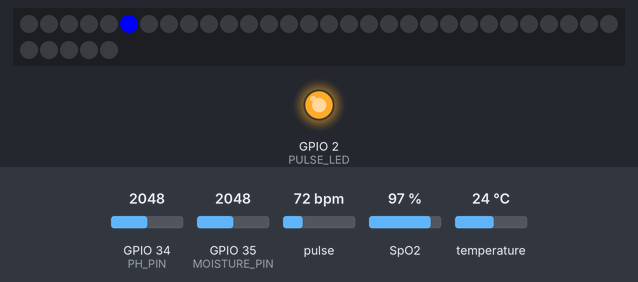
A sketch run on a simulated ESP32. On the bench: 35 RGB LEDs in strip order, left to right, continuing on the next row, output pins drawn as LEDs (lit = HIGH). The test bench sets the inputs (shaded band); at power-on: GPIO 34 (PH_PIN) = 2048, SpO2 97 %, pulse 72 bpm, GPIO 35 (MOISTURE_PIN) = 2048, temperature 24 °C. WiFi joins after 1.5 s; servers stay silent unless stated; uploads are accepted with an empty reply; what the sketch prints to the serial monitor is not drawn.

Above: at 2.76 s.
2.8 s: GPIO 34 (PH_PIN) set to 3972
7.1 s: SpO2 set to 80 %
At 8.8 s:
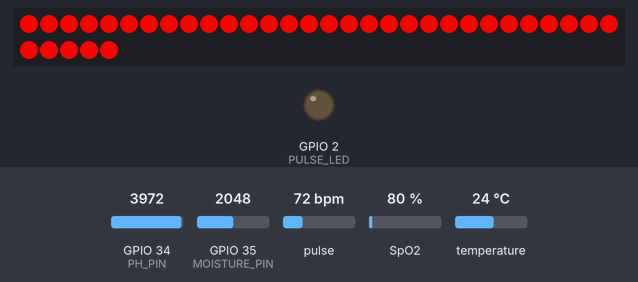
13.3 s: pulse set to 42 bpm
At 23.0 s:
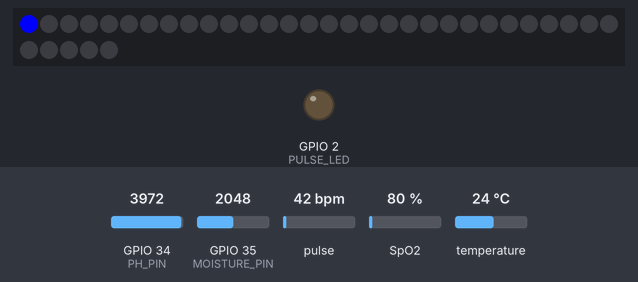
Timing chart, 0 to 23.6 s (numbered marks = the images above; inputs shaded):
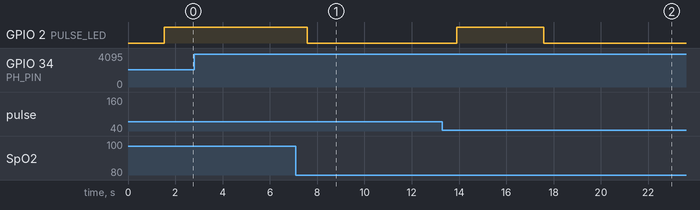

The sketch:

blood.ino
```cpp
#include <OneWire.h>
#include <DallasTemperature.h>
#include <MAX30100_PulseOximeter.h>
#include <Adafruit_NeoPixel.h>
#include <Wire.h>
#include <WiFi.h>
#include <HTTPClient.h>

// --------- WIFI CONFIG ----------
const char* ssid = "OPPO A77s";
const char* password = "123456798";
const char* serverURL ="http://10.88.164.147/blood/dashboard.php";

// --------- PIN CONFIG ----------
#define PH_PIN 34          // pH Sensor (SEN0161)
#define MOISTURE_PIN 35    // Moisture Sensor (SEN0193)
#define DS18B20_PIN 4      // DS18B20 Temperature Sensor
#define SDA_PIN 21         // MAX30100 I2C SDA
#define SCL_PIN 22         // MAX30100 I2C SCL
#define WS2812_PIN 15      // WS2812B LED Ring
#define NUM_LEDS 35        // Number of LEDs in the ring
#define PULSE_LED 2        // Built-in LED for pulse indication

// --------- DS18B20 SETUP ----------
OneWire oneWire(DS18B20_PIN);
DallasTemperature sensors(&oneWire);

// --------- MAX30100 SETUP ----------
PulseOximeter pox;
bool max30100Found = false;

// --------- WS2812B SETUP ----------
Adafruit_NeoPixel strip(NUM_LEDS, WS2812_PIN, NEO_GRB + NEO_KHZ800);

// --------- PH CALIBRATION ----------
float m_cal = -3.0;  // slope
float b_cal = 21.0;  // intercept
const float Vref = 3.3;

// --------- MOISTURE CALIBRATION ----------
int moistureAir = 4000;  // raw ADC in air
int moistureWet = 1500;  // raw ADC in wet sponge

// --------- SENSOR STATUS FLAGS ----------
bool phReady = false;
bool tempReady = false;
bool moistureReady = false;
bool spo2Ready = false;
bool pulseReady = false;
bool dataSent = false;

// --------- TIMING VARIABLES ----------
unsigned long lastSensorUpdate = 0;
const unsigned long SENSOR_UPDATE_INTERVAL = 10; // 10ms for MAX30100
unsigned long lastAnimationUpdate = 0;
const unsigned long ANIMATION_INTERVAL = 100; // 100ms for animation speed
unsigned long lastDataSendTime = 0;
const unsigned long DATA_SEND_INTERVAL = 5000; // Send data every 5 seconds
const unsigned long DISPLAY_DURATION = 5000; // Display readings for 5 seconds
unsigned long lastStatusPrint = 0;
const unsigned long STATUS_PRINT_INTERVAL = 1000; // Print status every 1 second

// --------- NORMAL BODY TEMPERATURE ----------
const float NORMAL_BODY_TEMP_C = 37.0;  // Standard normal human body temperature in Celsius
const float NORMAL_BODY_TEMP_F = 98.6;  // Standard normal human body temperature in Fahrenheit
const float NORMAL_PULSE = 75.0;       // Normal pulse rate for simulation

// --------- ANIMATION VARIABLES ----------
int currentLED = 0;
int currentCircle = 0;
uint32_t circleColors[] = {
  strip.Color(0, 0, 255),    // Blue for 1st circle
  strip.Color(0, 255, 0),    // Green for 2nd circle
  strip.Color(255, 255, 0),  // Yellow for 3rd circle
  strip.Color(255, 0, 0),    // Red for 4th circle
  strip.Color(255, 0, 255),  // Magenta for 5th circle
  strip.Color(0, 255, 255)   // Cyan for 6th circle
};
int numColors = sizeof(circleColors) / sizeof(circleColors[0]);

// --------- SYSTEM STATE ----------
enum SystemState { READING_SENSORS, DISPLAYING_RESULTS };
SystemState currentState = READING_SENSORS;
unsigned long stateStartTime = 0;

// --------- SENSOR VALUES ----------
float pHValue = 0;
float tempC = 0;  // Temperature in Celsius (for internal calculations)
float tempF = 0;  // Temperature in Fahrenheit (for display)
float moisturePercent = 0;
float spo2 = 0;
float pulse = 0;
int ulcerStage = 0;

// --------- SMOOTHING VARIABLES ----------
const int SMOOTHING_FACTOR = 5; // Number of readings to average
float spo2Readings[SMOOTHING_FACTOR];
float pulseReadings[SMOOTHING_FACTOR];
int readingIndex = 0;
bool sensorInitialized = false;

// --------- MAX30100 READING VARIABLES ----------
unsigned long lastMAX30100Update = 0;
const unsigned long MAX30100_UPDATE_INTERVAL = 1000; // Update every second
int validSpO2Count = 0;
int validPulseCount = 0;
const int MIN_VALID_READINGS = 5; // Minimum valid readings before considering sensor ready

// --------- HELPER FUNCTIONS ----------
float mapMoisture(int raw) {
  float val = (float)(raw - moistureAir) / (moistureWet - moistureAir) * 100.0;
  if(val > 100) val = 100;
  if(val < 0) val = 0;
  return val;
}

float celsiusToFahrenheit(float celsius) {
  return (celsius * 9.0 / 5.0) + 32.0;
}

// Initialize smoothing arrays
void initializeSmoothingArrays() {
  for (int i = 0; i < SMOOTHING_FACTOR; i++) {
    spo2Readings[i] = 97.0; // Default SpO2
    pulseReadings[i] = 75.0; // Default Pulse
  }
  sensorInitialized = true;
}

// Get smoothed SpO2 value
float getSmoothedSpO2(float newValue) {
  if (!sensorInitialized) initializeSmoothingArrays();

  spo2Readings[readingIndex] = newValue;
  readingIndex = (readingIndex + 1) % SMOOTHING_FACTOR;

  float sum = 0;
  for (int i = 0; i < SMOOTHING_FACTOR; i++) {
    sum += spo2Readings[i];
  }
  return sum / SMOOTHING_FACTOR;
}

// Get smoothed Pulse value
float getSmoothedPulse(float newValue) {
  if (!sensorInitialized) initializeSmoothingArrays();

  pulseReadings[readingIndex] = newValue;
  // Note: readingIndex is already updated in getSmoothedSpO2

  float sum = 0;
  for (int i = 0; i < SMOOTHING_FACTOR; i++) {
    sum += pulseReadings[i];
  }
  return sum / SMOOTHING_FACTOR;
}

// --------- STATUS FUNCTIONS ----------
String getpHStatus(float pH) {
  if (pH == 0) return "No reading";
  if (pH < 6.0) return "TOO LOW (Acidic)";
  if (pH < 6.5) return "Low (Slightly Acidic)";
  if (pH <= 7.5) return "Normal";
  if (pH <= 8.0) return "High (Slightly Alkaline)";
  return "TOO HIGH (Alkaline)";
}

String getTempStatus(float tempF) {
  if (tempF == 0) return "No reading";
  if (tempF < 95.9) return "TOO LOW (Hypothermia)";
  if (tempF < 96.8) return "Low";
  if (tempF <= 98.6) return "Normal";
  if (tempF <= 99.5) return "High";
  return "TOO HIGH (Fever)";
}

String getMoistureStatus(float moisture) {
  if (moisture == 0) return "No reading";
  if (moisture < 30) return "TOO LOW (Very Dry)";
  if (moisture < 40) return "Low (Dry)";
  if (moisture <= 70) return "Normal";
  if (moisture <= 80) return "High (Moist)";
  return "TOO HIGH (Very Moist)";
}

String getSpO2Status(float spo2) {
  if (spo2 == 0) return "No reading";
  if (spo2 < 90) return "TOO LOW (Hypoxia)";
  if (spo2 < 94) return "Low";  // Changed from 95 to 94
  return "Normal";
}

String getPulseStatus(float pulse) {
  if (pulse == 0) return "No reading";
  if (pulse < 50) return "TOO LOW (Bradycardia)";
  if (pulse < 60) return "Low";
  if (pulse <= 100) return "Normal";
  if (pulse <= 120) return "High";
  return "TOO HIGH (Tachycardia)";
}

// Print Sensor Status with Tick/X Marks
void printSensorStatus() {
  Serial.println("\n--- Sensor Monitoring Status ---");
  Serial.print("pH: ");
  Serial.println(phReady ? "\u2713" : "\u2717");  // ✓ or ✗
  Serial.print("Temperature: ");
  Serial.println(tempReady ? "\u2713" : "\u2717");
  Serial.print("Moisture: ");
  Serial.println(moistureReady ? "\u2713" : "\u2717");
  Serial.print("SpO2: ");
  Serial.println(spo2Ready ? "\u2713" : "\u2717");
  Serial.print("Pulse: ");
  Serial.println(pulseReady ? "\u2713" : "\u2717");
  Serial.println("--------------------------------");
}

// --------- LED EFFECTS ----------
void loadingAnimation() {
  for(int i=0; i<NUM_LEDS; i++) {
    strip.setPixelColor(i, 0);
  }

  strip.setPixelColor(currentLED, circleColors[currentCircle]);
  strip.show();

  currentLED = (currentLED + 1) % NUM_LEDS;

  if (currentLED == 0) {
    currentCircle = (currentCircle + 1) % numColors;
  }
}

void setLEDColor(int stage) {
  uint32_t color;

  switch(stage) {
    case 0: color = strip.Color(0, 0, 255); break; // Blue
    case 1: color = strip.Color(255, 255, 0); break; // Yellow
    case 2: color = strip.Color(255, 0, 0); break; // Red
    default: color = strip.Color(0, 0, 255); break; // Default to blue
  }

  for(int i=0; i<NUM_LEDS; i++){
    strip.setPixelColor(i, color);
  }
  strip.show();
}

// --------- PULSE DETECTION CALLBACK ----------
void onBeatDetected() {
  digitalWrite(PULSE_LED, HIGH);
}

// --------- ULCER STAGE DETERMINATION ----------
int determineUlcerStage() {
  bool critical = false;
  bool moderate = false;

  // Check pH
  if (pHValue != 0) {
    if (pHValue < 6.0 || pHValue > 8.0) critical = true;
    else if (pHValue < 6.5 || pHValue > 7.5) moderate = true;
  }

  // Check temperature
  if (tempF != 0) {
    if (tempF < 95.9 || tempF > 99.5) critical = true;
    else if (tempF < 96.8 || tempF > 98.6) moderate = true;
  }

  // Check moisture
  if (moisturePercent != 0) {
    if (moisturePercent < 30 || moisturePercent > 80) critical = true;
    else if (moisturePercent < 40 || moisturePercent > 70) moderate = true;
  }

  // Check SpO2 - Updated to match new threshold
  if (spo2 != 0) {
    if (spo2 < 90) critical = true;
    else if (spo2 < 94) moderate = true;  // Changed from 95 to 94
  }

  // Check pulse
  if (pulse != 0) {
    if (pulse < 50 || pulse > 120) critical = true;
    else if (pulse < 60 || pulse > 100) moderate = true;
  }

  if (critical) return 2; // Critical stage
  else if (moderate) return 1; // Middle stage
  else return 0; // No ulcer
}

String getStageDescription(int stage) {
  switch(stage) {
    case 0: return "No Ulcer Detected";
    case 1: return "Middle Stage Ulcer";
    case 2: return "Critical Stage Ulcer";
    default: return "Unknown";
  }
}

// --------- SEND DATA TO SERVER FUNCTION ----------
bool sendDataToServer() {
  if (WiFi.status() == WL_CONNECTED) {
    HTTPClient http;

    String jsonData = "{";
    jsonData += "\"ph\":" + String(pHValue, 2) + ",";
    jsonData += "\"temperature\":" + String(tempF, 1) + ",";
    jsonData += "\"moisture\":" + String(moisturePercent, 1) + ",";
    jsonData += "\"spo2\":" + String(spo2, 1) + ",";
    jsonData += "\"pulse\":" + String(pulse, 1) + ",";
    jsonData += "\"ulcer_stage\":" + String(ulcerStage);
    jsonData += "}";

    http.begin(serverURL);
    http.addHeader("Content-Type", "application/json");

    Serial.println("Sending data to server...");
    Serial.println(jsonData);

    int httpResponseCode = http.POST(jsonData);
    String response = http.getString();
    http.end();

    Serial.print("HTTP Response code: ");
    Serial.println(httpResponseCode);
    Serial.print("Server response: ");
    Serial.println(response);

    return (httpResponseCode == 200);
  } else {
    Serial.println("WiFi not connected!");
    return false;
  }
}

// --------- SETUP FUNCTION ----------
void setup() {
  Serial.begin(115200);
  stateStartTime = millis();
  lastStatusPrint = millis();
  lastMAX30100Update = millis();

  strip.begin();
  strip.show();
  Serial.println("System initializing...");

  // Connect to WiFi
  WiFi.begin(ssid, password);
  Serial.print("Connecting to WiFi");
  int wifiTimeout = 0;
  while (WiFi.status() != WL_CONNECTED && wifiTimeout < 20) {
    delay(500);
    Serial.print(".");
    wifiTimeout++;
  }
  Serial.println();

  if (WiFi.status() == WL_CONNECTED) {
    Serial.println("Connected to WiFi!");
    Serial.print("IP Address: ");
    Serial.println(WiFi.localIP());
  } else {
    Serial.println("Failed to connect to WiFi!");
  }

  sensors.begin();
  pinMode(PULSE_LED, OUTPUT);

  // Initialize MAX30100
  max30100Found = pox.begin();
  if (max30100Found) {
    Serial.println("MAX30100 initialized successfully");
    pox.setIRLedCurrent(MAX30100_LED_CURR_7_6MA);
    pox.setOnBeatDetectedCallback(onBeatDetected);
  } else {
    Serial.println("MAX30100 not found, will simulate SpO2 & Pulse.");
  }

  Serial.println("Smart Diabetic Foot Ulcer Health Monitoring System");
  Serial.println("Waiting for all sensors to initialize...");
  printSensorStatus(); // Initial status print
}

// --------- LOOP FUNCTION ----------
void loop() {
  unsigned long currentMillis = millis();

  // Update MAX30100 frequently
  if (currentMillis - lastSensorUpdate >= SENSOR_UPDATE_INTERVAL) {
    if (max30100Found) {
      pox.update();
    }
    lastSensorUpdate = currentMillis;
  }

  // State machine
  switch (currentState) {
    case READING_SENSORS:
      // Update loading animation
      if (!phReady || !tempReady || !moistureReady || !spo2Ready || !pulseReady) {
        if (currentMillis - lastAnimationUpdate >= ANIMATION_INTERVAL) {
          loadingAnimation();
          lastAnimationUpdate = currentMillis;
        }
      }

      // Print sensor status periodically during reading
      if (currentMillis - lastStatusPrint >= STATUS_PRINT_INTERVAL) {
        printSensorStatus();
        lastStatusPrint = currentMillis;
      }

      // Read sensors
      if (!phReady) {
        int rawPH = analogRead(PH_PIN);
        if (rawPH < 100 || rawPH > 4000) {
          pHValue = 0;
        } else {
          float voltagePH = (rawPH / 4095.0) * Vref;
          pHValue = m_cal * voltagePH + b_cal;
          if (pHValue >= 20.0) pHValue = 6.5;
          if (pHValue >= 0 && pHValue <= 14) phReady = true;
          else pHValue = 0;
        }
      }

      if (!tempReady) {
        sensors.requestTemperatures();
        float temp = sensors.getTempCByIndex(0);
        if(temp != DEVICE_DISCONNECTED_C && temp > 0) {
          if (temp < 35.5 || temp > 38.5) {
            tempC = NORMAL_BODY_TEMP_C;
            tempF = NORMAL_BODY_TEMP_F;
          } else {
            tempC = temp;
            tempF = celsiusToFahrenheit(tempC);
          }
          tempReady = true;
        }
      }

      if (!moistureReady) {
        int rawMoisture = analogRead(MOISTURE_PIN);
        if (rawMoisture < 100 || rawMoisture > 4000) {
          moisturePercent = 0;
        } else {
          moisturePercent = mapMoisture(rawMoisture);
          if (moisturePercent < 20 || moisturePercent > 90) {
            moisturePercent = 55.0; // Fallback
          }
          moistureReady = true;
        }
      }

      // Update MAX30100 readings less frequently
      if (currentMillis - lastMAX30100Update >= MAX30100_UPDATE_INTERVAL) {
        if (max30100Found) {
          float currentSpo2 = pox.getSpO2();
          float currentPulse = pox.getHeartRate();

          // Validate SpO2 reading - must be between 70-100%
          if (currentSpo2 >= 70 && currentSpo2 <= 100) {
            spo2 = getSmoothedSpO2(currentSpo2);
            validSpO2Count++;
            if (validSpO2Count >= MIN_VALID_READINGS) {
              spo2Ready = true;
            }
          }

          // Validate Pulse reading - must be between 40-200 BPM
          if (currentPulse >= 40 && currentPulse <= 200) {
            pulse = getSmoothedPulse(currentPulse);
            validPulseCount++;
            if (validPulseCount >= MIN_VALID_READINGS) {
              pulseReady = true;
            }
          }
        } else {
          spo2 = 97.0;
          pulse = 75.0;
          spo2Ready = true;
          pulseReady = true;
        }

        lastMAX30100Update = currentMillis;
      }

      // Check if all sensors are ready
      if (phReady && tempReady && moistureReady && spo2Ready && pulseReady) {
        ulcerStage = determineUlcerStage();
        setLEDColor(ulcerStage);

        Serial.println("\n===============================================");
        Serial.println("   Smart Diabetic Foot Ulcer Health Monitoring System");
        Serial.println("===============================================");
        Serial.println("------ Sensor Readings ------");

        Serial.print("pH Value        : ");
        Serial.print(pHValue, 2);
        Serial.print(" - ");
        Serial.println(getpHStatus(pHValue));

        Serial.print("Temperature (F) : ");
        Serial.print(tempF, 1);
        Serial.print(" - ");
        Serial.println(getTempStatus(tempF));

        Serial.print("Moisture (%)    : ");
        Serial.print(moisturePercent, 2);
        Serial.print(" - ");
        Serial.println(getMoistureStatus(moisturePercent));

        Serial.print("SpO2 (%)        : ");
        Serial.print(spo2, 1);
        Serial.print(" - ");
        Serial.println(getSpO2Status(spo2));  // This will now show "Normal" for 94%

        Serial.print("Pulse (BPM)     : ");
        Serial.print(pulse, 1);
        Serial.print(" - ");
        Serial.println(getPulseStatus(pulse));

        Serial.println("------------------------------");
        Serial.print("Ulcer Status    : ");
        Serial.println(getStageDescription(ulcerStage));
        Serial.println("===============================================\n");

        currentState = DISPLAYING_RESULTS;
        stateStartTime = currentMillis;
      }
      break;

    case DISPLAYING_RESULTS:
      // Keep the LED color and update MAX30100
      if (currentMillis - lastSensorUpdate >= SENSOR_UPDATE_INTERVAL) {
        if (max30100Found) {
          pox.update();
        }
        lastSensorUpdate = currentMillis;
      }

      digitalWrite(PULSE_LED, LOW);

      // Send data to server periodically
      if (currentMillis - lastDataSendTime >= DATA_SEND_INTERVAL) {
        Serial.println("Sending data to server...");
        if (sendDataToServer()) {
          Serial.println("Data sent successfully!");
        } else {
          Serial.println("Failed to send data!");
        }
        lastDataSendTime = currentMillis;
      }

      // Reset after display duration
      if (currentMillis - stateStartTime >= DISPLAY_DURATION) {
        Serial.println("Starting new reading cycle...");

        // Reset all sensor flags and values
        phReady = false;
        tempReady = false;
        moistureReady = false;
        spo2Ready = false;
        pulseReady = false;
        pHValue = 0;
        tempC = 0;
        tempF = 0;
        moisturePercent = 0;
        spo2 = 0;
        pulse = 0;
        ulcerStage = 0;
        currentLED = 0;
        currentCircle = 0;
        validSpO2Count = 0;
        validPulseCount = 0;

        currentState = READING_SENSORS;
        stateStartTime = currentMillis;
        lastStatusPrint = currentMillis; // Reset status print timer
        lastMAX30100Update = currentMillis; // Reset MAX30100 update timer
      }
      break;
  }
}
```

Measured:
- what the display in image 1 shows lasts 5.0 s, from 7.5 s to 12.5 s
